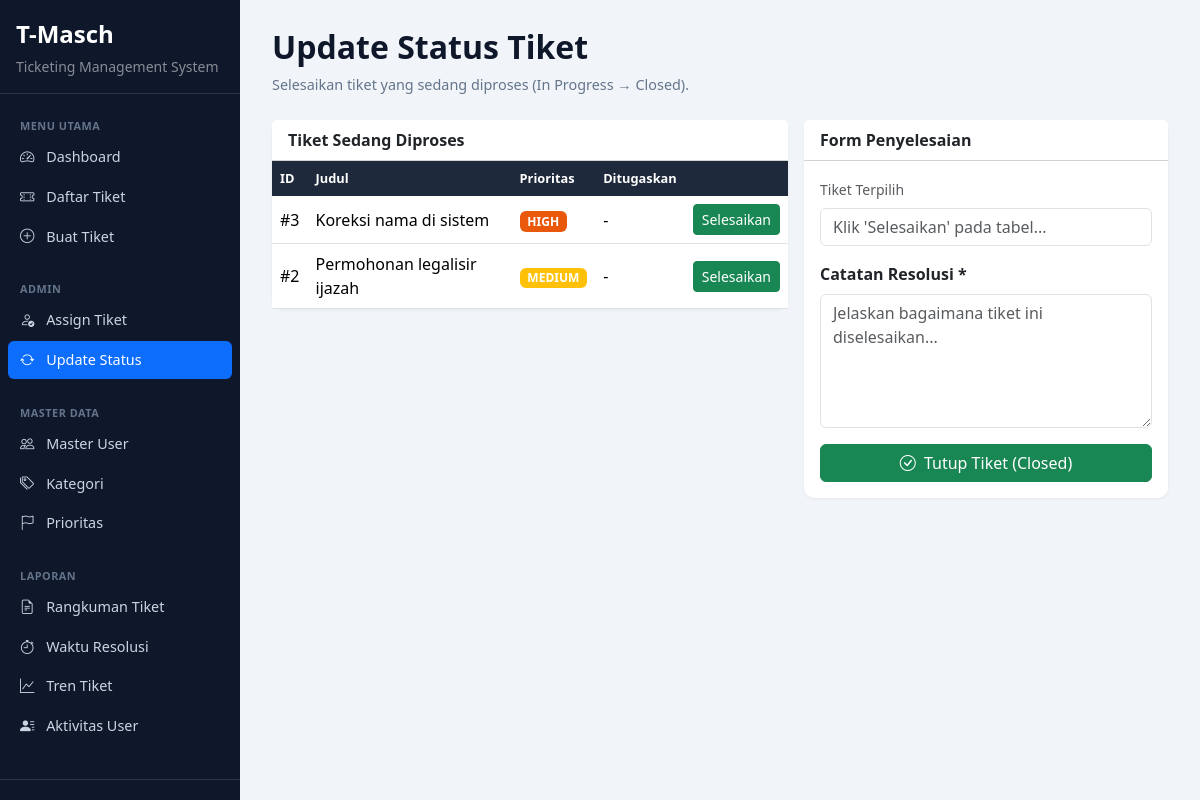
The app's page /tickets/update.php (signed in) with its own data.
### tables this page shows
CREATE TABLE IF NOT EXISTS tickets (
    id              INT PRIMARY KEY AUTO_INCREMENT,
    title           VARCHAR(200) NOT NULL,
    description     TEXT,
    category_id     INT NOT NULL,
    priority_id     INT,
    status_id       INT NOT NULL DEFAULT 1,
    created_by      INT NOT NULL,
    assigned_to     INT,
    resolution_note TEXT,
    created_at      DATETIME DEFAULT CURRENT_TIMESTAMP,
    resolved_at     DATETIME NULL,
    FOREIGN KEY (category_id) REFERENCES categories(id),
    FOREIGN KEY (priority_id) REFERENCES priorities(id),
    FOREIGN KEY (status_id)   REFERENCES statuses(id),
    FOREIGN KEY (created_by)  REFERENCES users(id),
    FOREIGN KEY (assigned_to) REFERENCES users(id)
);

CREATE TABLE IF NOT EXISTS priorities (
    id   INT PRIMARY KEY AUTO_INCREMENT,
    name VARCHAR(20) NOT NULL
);

### tickets/update.php (the view, shortened to what this page needs)
<?php
require_once __DIR__ . '/../includes/auth.php';
require_once __DIR__ . '/../config/db.php';
$activeTickets = $conn->query(
    "SELECT t.id, t.title, p.name AS prioritas, s.name AS status,
            COALESCE(ab.full_name,'-') AS ditugaskan
     FROM tickets t
     JOIN statuses s ON t.status_id = s.id
     LEFT JOIN priorities p ON t.priority_id = p.id
     LEFT JOIN users ab ON t.assigned_to = ab.id
     WHERE s.name = 'In Progress'
     ORDER BY t.id DESC"
);
require_once __DIR__ . '/../includes/header.php';
?>
<div class="page-header">
    <h2>Update Status Tiket</h2>
    <p>Selesaikan tiket yang sedang diproses (In Progress → Closed).</p>
</div>
<div class="row g-3">
    <div class="col-md-7">
        <div class="card">
            <div class="card-header bg-white fw-semibold">Tiket Sedang Diproses</div>
            <div class="table-responsive">
                <table class="table table-hover mb-0 align-middle">
                    <thead>
                        <tr><th>ID</th><th>Judul</th><th>Prioritas</th><th>Ditugaskan</th><th></th></tr>
                    </thead>
                    <tbody>
                        <?php while ($t = $activeTickets->fetch_assoc()): ?>
                        <tr>
                            <td>#<?= $t['id'] ?></td>
                            <td><?= h($t['title']) ?></td>
                            <td><?= $t['prioritas'] ? priorityBadge($t['prioritas']) : '-' ?></td>
                            <td><?= h($t['ditugaskan']) ?></td>
                            <td>
                                <button class="btn btn-sm btn-success"
                                    onclick="pilihTiket(<?= $t['id'] ?>, '<?= h(addslashes($t['title'])) ?>')">
                                    Selesaikan
                                </button>
                            </td>
                        </tr>
                        <?php endwhile; ?>
                    </tbody>
                </table>
            </div>
        </div>
    </div>
    <div class="col-md-5">
        <div class="card">
            <div class="card-header bg-white fw-semibold">Form Penyelesaian</div>
            <div class="card-body">
                <form method="POST">
                    <div class="mb-3">
                        <label class="form-label text-muted small">Tiket Terpilih</label>
                        <input type="text" id="ticketLabel" class="form-control" readonly placeholder="Klik 'Selesaikan' pada tabel...">
                    </div>
                    <div class="mb-3">
                        <label class="form-label fw-semibold">Catatan Resolusi *</label>
                        <textarea name="resolution_note" class="form-control" rows="5" required
                                  placeholder="Jelaskan bagaimana tiket ini diselesaikan..."></textarea>
                    </div>
                    <button type="submit" class="btn btn-success w-100">
                        <i class="bi bi-check-circle me-1"></i> Tutup Tiket (Closed)
                    </button>
                </form>
            </div>
        </div>
    </div>
</div>
<?php require_once __DIR__ . '/../includes/footer.php'; ?>

### includes/auth.php (shortened to what this page needs)
<?php
function h($str)
{
    return htmlspecialchars($str ?? '', ENT_QUOTES, 'UTF-8');
}
function priorityBadge($priorityName)
{
    $map = [
        'LOW'      => 'success',
        'MEDIUM'   => 'warning',
        'HIGH'     => 'orange',
        'CRITICAL' => 'danger',
    ];
    $color = $map[$priorityName] ?? 'secondary';
    if ($color === 'orange') {
        return '<span class="badge" style="background:#ea580c">' . h($priorityName) . '</span>';
    }
    return '<span class="badge bg-' . $color . '">' . h($priorityName) . '</span>';
}

### assets/css/style.css (style rules this page uses)
body { background-color: #f1f5f9; font-family: 'Segoe UI', system-ui, sans-serif; }
.card { border: none; border-radius: 10px; box-shadow: 0 1px 3px rgba(0,0,0,0.06); }
.table thead th { background-color: #1e293b; color: #fff; font-size: 0.8rem; font-weight: 600; border: none; white-space: nowrap; }
.page-header { margin-bottom: 24px; }
.page-header h2 { font-weight: 700; color: #0f172a; }
.page-header p { color: #64748b; font-size: 0.9rem; }

### records on screen
tickets: id "3", title "Koreksi nama di sistem", priority.name "HIGH", ditugaskan "-"
tickets: id "2", title "Permohonan legalisir ijazah", priority.name "MEDIUM", ditugaskan "-"
